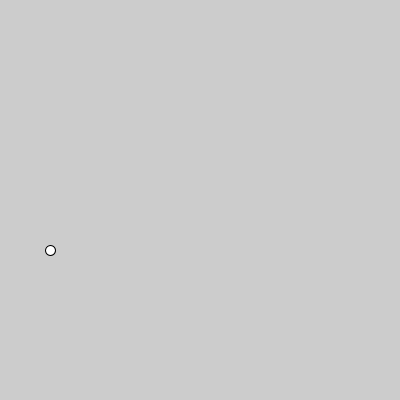
Frame 1 (no input)
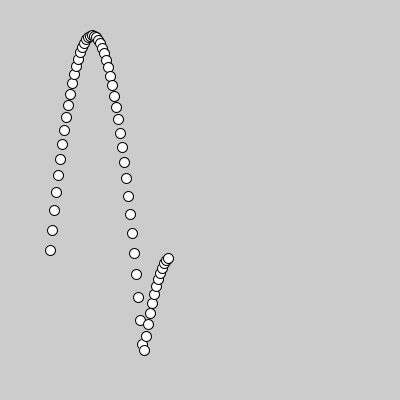
Frame 60 (the mouse pressed at the canvas centre just before this capture)
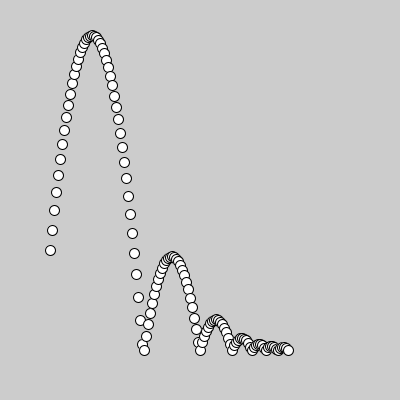
Frame 120 (the mouse held since frame 60 and released just before this capture)

The Processing sketch that drew these frames (run headless with seeded random() and noise(); from frame 60 on, the mouse is pressed at the canvas centre):

// Processing sketch: week08_04_mario_keyCode_UP_RIGHT_LEFT
// ── week08_04_mario_keyCode_UP_RIGHT_LEFT.pde
//碰撞偵測: Mario vs. Pikachu
//牛頓力學 (1)靜者恆靜、動者恆動(2)f=ma位置 速度 加速度
void setup(){
  size(400,400);
}
float x=50,y=250,vx=2,vy=-20;
void draw(){
  ellipse(x,y,10,10);
  x += vx;
  y += vy;
  vy+= 0.98; //重力加速度
  if(y>350){//利用if判斷有沒有碰到地板
  y=350;
  vy=-vy*0.5; //能量耗損
  }
}
